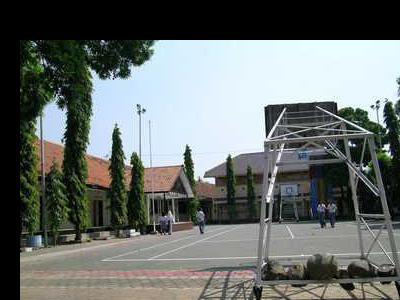
#> input picture Brigthness/gambar.jpg, 400 x 300 px
$ python main.py
#> lines starting #> are read from the running program, lines starting #| are printed output that depends on the picture
#> further down, gambar is the input picture: shape (300, 400, 3); mean B, G, R 107.9, 110.2, 104.8
import cv2
def brigth(intensitas):
    if intensitas < 0:
        return 0
    elif intensitas > 255:
        return 255
    else:
        return intensitas
def atur_bright(citra, nilai_kecerahan):
#> called with nilai_kecerahan = 255
    height, width, channels = citra.shape
#> height = 300; width = 400; channels = 3
    for i in range(0, height - 1):
        for j in range(0, width - 1):
            pixel = citra[i, j]
            pixel[0] = brigth(citra[i, j][0] + nilai_kecerahan)
            pixel[1] = brigth(citra[i, j][1] + nilai_kecerahan)
            pixel[2] = brigth(citra[i, j][2] + nilai_kecerahan)
            citra[i, j] = pixel
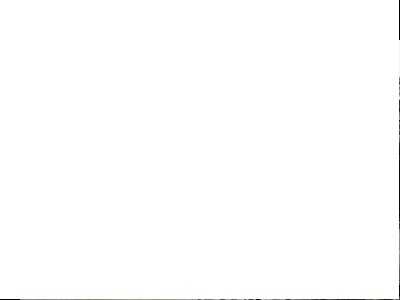
#> citra: shape (300, 400, 3); mean B, G, R 254.1, 254.1, 254.1
    return citra
gambar = cv2.imread("gambar.jpg",1)
cv2.imshow("Atur Kecerahan", atur_bright(gambar, 255))
cv2.waitKey(0)
cv2.destroyAllWindows()
